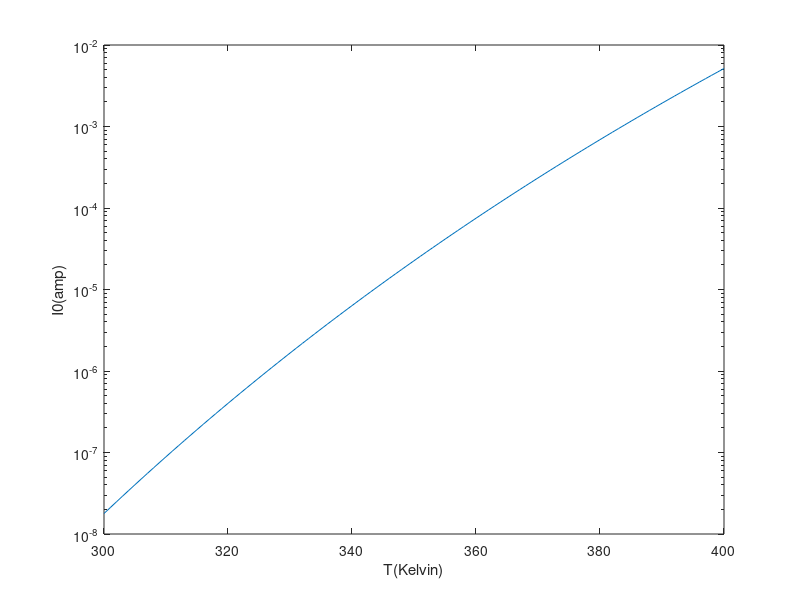

Write MATLAB code to recreate this figure.
%Variation of Ideal diode I-V characteristics with termperature
%Initialization and Universal constants
clear;
k=8.617e-5;
q=1.6e-19;

%Device, Material, and System Parameters
A=1.0e-4;
ND=1.0e16;
taup=1.0e-6;
T=300:1:400;

%Calculation of ni using ni fit relation
ni=(9.15e19).*(T./300).^2.*exp(-0.5928./(k*T));

%Parameter values at 300K termperature
NAref300=2.35e17;
upmin300=54.3;
up0300=406.9;
ap300=0.88;

%Calculation of parameter values at desired termperature
NAref=NAref300.*(T/300).^(2.4);
upmin=NAref300.*(T/300).^(-0.57);
up0=NAref300.*(T/300).^(-2.23);
ap=NAref300.*(T/300).^(-0.146);

%Calculation of hole mobility using empirical-fit relationship
up=upmin+up0./(1+(ND./NAref).^ap);

%Calculation of I,V and generation of plots.
VA=linspace(-1,0.2);
DP=k.*T.*up;
LP=sqrt(DP.*taup);
I0=q.*A.*(DP./LP).*(ni.^2./ND);
semilogy(T,I0);
xlabel('T(Kelvin)');
ylabel('I0(amp)');

